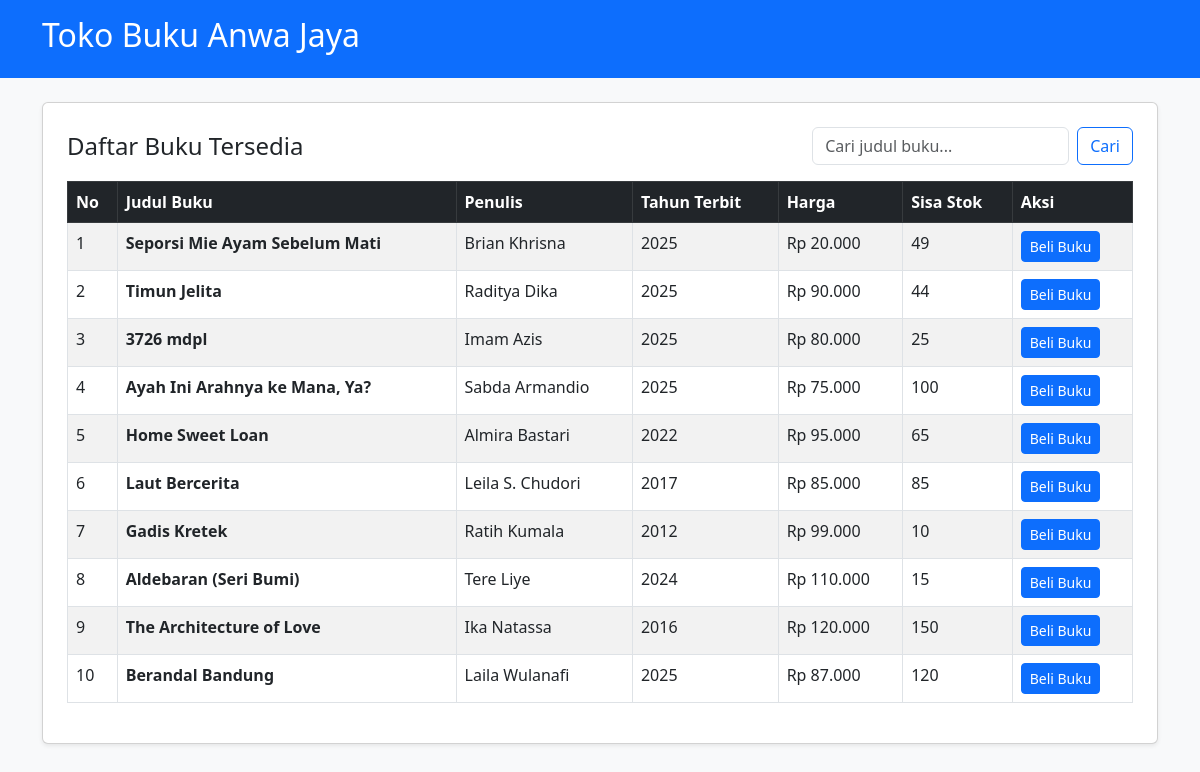
The page / on the database its author committed.
### tables this page shows
CREATE TABLE `buku` (
  `ID` int NOT NULL,
  `Judul` varchar(255) NOT NULL,
  `Penulis` varchar(255) NOT NULL,
  `Tahun_Terbit` int NOT NULL,
  `Harga` decimal(10,2) NOT NULL,
  `stok` int NOT NULL
);

### index.php (the view, shortened to what this page needs)
<!DOCTYPE html>
<html>
<head>
    <link href="https://cdn.jsdelivr.net/npm/bootstrap@5.3.0/dist/css/bootstrap.min.css" rel="stylesheet">
</head>
<body style="background-color: #f8f9fa;">
    <div class="bg-primary text-white p-3 mb-4">
        <div class="container">
            <h2>Toko Buku Anwa Jaya</h2>
        </div>
    </div>
    <div class="container">
        <div class="card shadow-sm p-4">
            <div class="d-flex justify-content-between align-items-center mb-3">
                <h4 class="mb-0">Daftar Buku Tersedia</h4>
                <form method="GET" action="index.php" class="d-flex">
                    <input type="text" name="cari" class="form-control me-2" placeholder="Cari judul buku..." required>
                    <button type="submit" class="btn btn-outline-primary">Cari</button>
                </form>
            </div>
            <table class="table table-bordered table-striped">
                <thead class="table-dark">
                    <tr>
                        <th>No</th>
                        <th>Judul Buku</th>
                        <th>Penulis</th>
                        <th>Tahun Terbit</th>
                        <th>Harga</th>
                        <th>Sisa Stok</th>
                        <th>Aksi</th>
                    </tr>
                </thead>
                <tbody>
                    <?php
                    include 'koneksi.php';
                    $no = 1;
                    if(isset($_GET['cari'])){
                        $kata_kunci = $_GET['cari'];
                        $query = "select * from buku where Judul like '%$kata_kunci%' and stok > 0";
                    } else {
                        $query = "select * from buku where stok > 0";
                    }
                    $tampil = mysqli_query($koneksi, $query);
                    if(mysqli_num_rows($tampil) > 0){
                        while($data = mysqli_fetch_array($tampil)){
                        ?>
                        <tr>
                            <td><?php echo $no++; ?></td>
                            <td><b><?php echo $data['Judul']; ?></b></td>
                            <td><?php echo $data['Penulis']; ?></td>
                            <td><?php echo $data['Tahun_Terbit']; ?></td>
                            <td>Rp <?php echo number_format($data['Harga'], 0, ',', '.'); ?></td>
                            <td><?php echo $data['stok']; ?></td>
                            <td>
                                <a href="beli.php?id=<?php echo $data['ID']; ?>" class="btn btn-primary btn-sm">Beli Buku</a>
                            </td>
                        </tr>
                        <?php
                        }
                    } else {
                        echo "<tr><td colspan='7' class='text-center text-danger fw-bold'>Maaf, buku yang Anda cari tidak ditemukan.</td></tr>";
                    }
                    ?>
                </tbody>
            </table>
        </div>
    </div>
</body>
</html>

### rows shown on the page
buku: Judul "Seporsi Mie Ayam Sebelum Mati", Penulis "Brian Khrisna", Tahun_Terbit "2025", Harga "20.000", stok "49"
buku: Judul "Timun Jelita", Penulis "Raditya Dika", Tahun_Terbit "2025", Harga "90.000", stok "44"
buku: Judul "3726 mdpl", Penulis "Imam Azis", Tahun_Terbit "2025", Harga "80.000", stok "25"
buku: Judul "Ayah Ini Arahnya ke Mana, Ya?", Penulis "Sabda Armandio", Tahun_Terbit "2025", Harga "75.000", stok "100"
buku: Judul "Home Sweet Loan", Penulis "Almira Bastari", Tahun_Terbit "2022", Harga "95.000", stok "65"
buku: Judul "Laut Bercerita", Penulis "Leila S. Chudori", Tahun_Terbit "2017", Harga "85.000", stok "85"
buku: Judul "Gadis Kretek", Penulis "Ratih Kumala", Tahun_Terbit "2012", Harga "99.000", stok "10"
buku: Judul "Aldebaran (Seri Bumi)", Penulis "Tere Liye", Tahun_Terbit "2024", Harga "110.000", stok "15"
buku: Judul "The Architecture of Love", Penulis "Ika Natassa", Tahun_Terbit "2016", Harga "120.000", stok "150"
buku: Judul "Berandal Bandung", Penulis "Laila Wulanafi", Tahun_Terbit "2025", Harga "87.000", stok "120"
